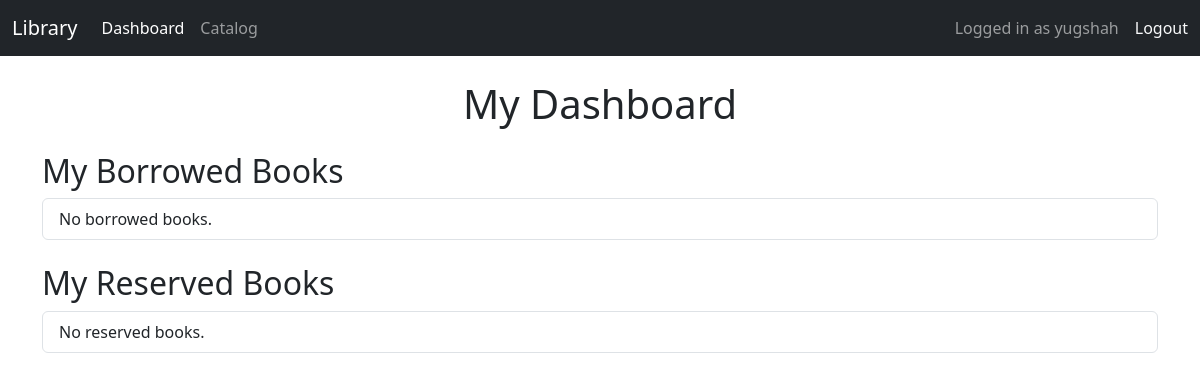
Page /dashboard/ (signed in) on the earlier database version.
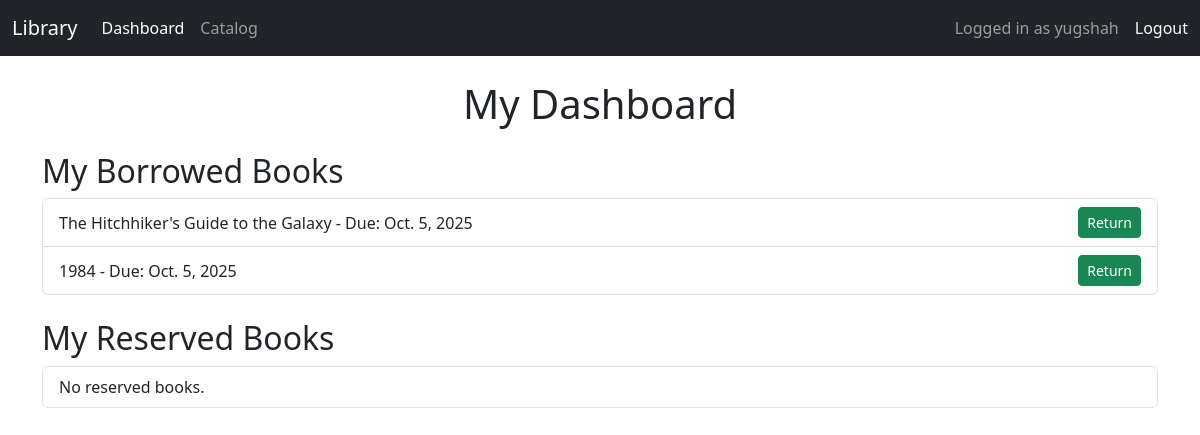
Same page on the later database version.
### home/models.py (models this page shows, shortened)
class Borrow(models.Model):
    user = models.ForeignKey(User, on_delete=models.CASCADE)
    book = models.ForeignKey(Book, on_delete=models.PROTECT)
    borrow_date = models.DateField(default=date.today)
    due_date = models.DateField(default=default_due_date)
    returned = models.BooleanField(default=False)

class Book(models.Model):
    title = models.CharField(max_length=200)
    author = models.CharField(max_length=100)
    category = models.CharField(max_length=100)
    is_available = models.BooleanField(default=True)
    pages = models.PositiveBigIntegerField(blank=True, null=True)
    thumbnail = models.ImageField(
        upload_to='thumbnails/',
        blank=True,
        null=True,
        default='thumbnails/default.jpg'
    )

### home/views.py (the view)
# urls.py: path('dashboard/', views.user_dashboard, name='user_dashboard'),
@login_required
def user_dashboard(request):
    borrowed_books = Borrow.objects.filter(user=request.user, returned=False)
    reserved_books = Reservation.objects.filter(user=request.user)
    return render(request, 'dashboard.html', {'borrowed_books': borrowed_books, 'reserved_books': reserved_books})

### templates/dashboard.html (shortened to what this page needs)
<!doctype html>
<html lang="en">
  <head>
    <link href="https://cdn.jsdelivr.net/npm/bootstrap@5.3.2/dist/css/bootstrap.min.css" rel="stylesheet">
  </head>
  <body>
    <nav class="navbar navbar-expand-lg navbar-dark bg-dark">
      <div class="container-fluid">
        <a class="navbar-brand" href="{% url 'home' %}">Library</a>
        <div class="collapse navbar-collapse" id="navbarNav">
          <ul class="navbar-nav me-auto mb-2 mb-lg-0">
            <li class="nav-item">
              <a class="nav-link active" href="{% url "user_dashboard" %}">Dashboard</a>
            </li>
            <li class="nav-item">
              <a class="nav-link" href="{% url 'catalog' %}">Catalog</a>
            </li>
          </ul>
          <span class="navbar-text me-3">
            Logged in as {{ request.user.username }}
          </span>
          <a class="nav-link text-light" href="{% url 'logout' %}">Logout</a>
        </div>
      </div>
    </nav>
    <div class="container my-4">
      <h1 class="text-center mb-4">My Dashboard</h1>
      <h2>My Borrowed Books</h2>
      <ul class="list-group mb-4">
        {% for borrow in borrowed_books %}
          <li class="list-group-item d-flex justify-content-between align-items-center">
            {{ borrow.book.title }} - Due: {{ borrow.due_date }}
            <a href="{% url 'return_book' borrow.id %}" class="btn btn-sm btn-success">Return</a>
          </li>
        {% empty %}
          <li class="list-group-item">No borrowed books.</li>
        {% endfor %}
      </ul>
      <h2>My Reserved Books</h2>
      <ul class="list-group mb-4">
        {% for reserve in reserved_books %}
          <li class="list-group-item d-flex justify-content-between align-items-center">
            {{ reserve.book.title }} - Reserved on: {{ reserve.reserved_date }}
            <a href="{% url 'cancel_reservation' reserve.id %}" class="btn btn-sm btn-danger">Cancel</a>
          </li>
        {% empty %}
          <li class="list-group-item">No reserved books.</li>
        {% endfor %}
      </ul>
    </div>
  </body>
</html>

Differences in the rows shown:
added Borrow: book "The Hitchhiker's Guide to the Galaxy", due_date "Oct. 5, 2025"
added Borrow: book "1984", due_date "Oct. 5, 2025"
Other differences:
text no longer shown: "No borrowed books."
